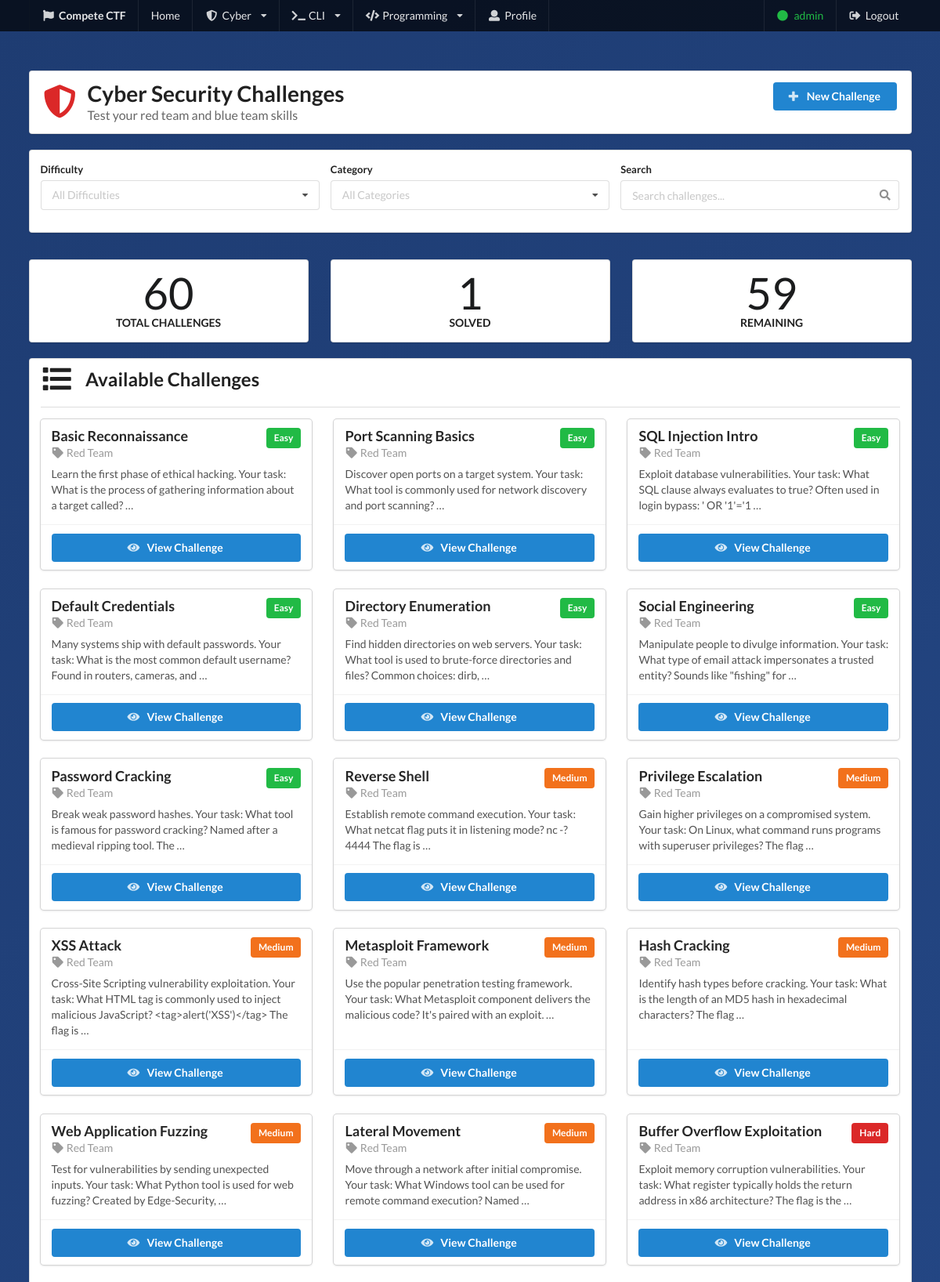
The page /cyber/challenges/ (signed in, upper part) on the database its author committed.
### cyber/models.py (models this page shows, shortened)
class NewCyberChallenge(models.Model):
    title = models.CharField(max_length=100)
    description = models.TextField()
    DIFFICULTY_LEVELS = [
        ('Easy', 'Easy'),
        ('Medium', 'Medium'),
        ('Hard', 'Hard'),
    ]
    difficulty = models.CharField(choices=DIFFICULTY_LEVELS, max_length=10, default='Easy')
    CATEGORY_CHOICES = [
        ('Red Team', 'Red Team'),
        ('Blue Team', 'Blue Team'),
        ('Miscellaneous', 'Miscellaneous'),
    ]
    category = models.CharField(choices=CATEGORY_CHOICES, max_length=20, default='Miscellaneous')
    flag = models.CharField(max_length=100)

### cyber/views.py (the view)
# urls.py: path('challenges/', views.challenge_list, name='cli_challenge_list'),
@login_required
def challenge_list(request):
    challenges = NewCyberChallenge.objects.all()
    total_challenges = challenges.count()
    solved_count = SolvedChallenge.objects.filter(
        user=request.user,
        challenge_type='cyber'
    ).count()
    remaining_count = total_challenges - solved_count
    return render(request, 'cyber/challenge_list.html', {
        'challenges': challenges,
        'total_challenges': total_challenges,
        'solved_count': solved_count,
        'remaining_count': remaining_count
    })

### cyber/templates/cyber/challenge_list.html (shortened to what this page needs)
{% extends 'base.html' %}
{% block content %}
<div class="ui container main-container">
    <div class="ui segment ctf-card">
        <div class="ui stackable grid">
            <div class="twelve wide column">
                <h1 class="ui header">
                    <i class="shield alternate icon red"></i>
                    <div class="content">
                        Cyber Security Challenges
                        <div class="sub header">Test your red team and blue team skills</div>
                    </div>
                </h1>
            </div>
            <div class="four wide column right aligned">
                {% if user.is_staff %}
                    <a href="{% url 'cyber_new_challenge' %}" class="ui primary button">
                        <i class="plus icon"></i>
                        New Challenge
                    </a>
                {% endif %}
            </div>
        </div>
    </div>
    <div class="ui segment ctf-card" style="margin-top: 20px;">
        <form class="ui form">
            <div class="three fields">
                <div class="field">
                    <label>Difficulty</label>
                    <select class="ui dropdown" id="difficultyFilter">
                        <option value="">All Difficulties</option>
                    </select>
                </div>
                <div class="field">
                    <label>Category</label>
                    <select class="ui dropdown" id="categoryFilter">
                        <option value="">All Categories</option>
                    </select>
                </div>
                <div class="field">
                    <label>Search</label>
                    <div class="ui icon input">
                        <input type="text" placeholder="Search challenges..." id="searchBox">
                    </div>
                </div>
            </div>
        </form>
    </div>
    <div class="ui three column stackable grid" style="margin-top: 20px;">
        <div class="column">
            <div class="ui segment ctf-card center aligned">
                <div class="ui statistic">
                    <div class="value">{{ total_challenges }}</div>
                    <div class="label">Total Challenges</div>
                </div>
            </div>
        </div>
        <div class="column">
            <div class="ui segment ctf-card center aligned">
                <div class="ui statistic">
                    <div class="value">{{ solved_count }}</div>
                    <div class="label">Solved</div>
                </div>
            </div>
        </div>
        <div class="column">
            <div class="ui segment ctf-card center aligned">
                <div class="ui statistic">
                    <div class="value">{{ remaining_count }}</div>
                    <div class="label">Remaining</div>
                </div>
            </div>
        </div>
    </div>
    <div class="ui segment ctf-card" style="margin-top: 20px;">
        <h2 class="ui header">
            <i class="list icon"></i>
            Available Challenges
        </h2>
        <div class="ui divider"></div>
        {% if challenges %}
            <div class="ui three stackable cards">
                {% for challenge in challenges %}
                <div class="card challenge-card" data-difficulty="{{ challenge.difficulty }}" data-category="{{ challenge.category }}">
                    <div class="content">
                        <div class="header">
                            {{ challenge.title }}
                            <div class="ui right floated">
                                {% if challenge.difficulty == 'Easy' %}
                                    <span class="ui green label">{{ challenge.difficulty }}</span>
                                {% elif challenge.difficulty == 'Medium' %}
                                    <span class="ui orange label">{{ challenge.difficulty }}</span>
                                {% else %}
                                    <span class="ui red label">{{ challenge.difficulty }}</span>
                                {% endif %}
                            </div>
                        </div>
                        <div class="meta">
                            <i class="tag icon"></i>
                            {{ challenge.category }}
                        </div>
                        <div class="description">
                            {{ challenge.description|truncatewords:20 }}
                        </div>
                    </div>
                    <div class="extra content">
                        <div class="ui two buttons">
                            <a href="{% url 'cyber_challenge_detail' challenge.id %}" class="ui primary button">
                                <i class="eye icon"></i>
                                View Challenge
                            </a>
                        </div>
                    </div>
                </div>
                {% endfor %}
            </div>
        {% endif %}
    </div>
</div>
{% endblock %}

### website/templates/base.html (shortened to what this page needs)
<!DOCTYPE html>
<html lang="en">
<head>
    <link rel="stylesheet" href="https://cdn.jsdelivr.net/npm/semantic-ui@2.4.2/dist/semantic.min.css">
</head>
<body>
    <div class="ui inverted menu main-nav">
        <div class="ui container">
            <a href="{% url 'home' %}" class="header item">
                <i class="flag icon"></i>
                Compete CTF
            </a>
            <a href="{% url 'home' %}" class="item">Home</a>
            <div class="ui dropdown item">
                <i class="shield alternate icon"></i> Cyber
                <i class="dropdown icon"></i>
            </div>
            <div class="ui dropdown item">
                <i class="terminal icon"></i> CLI
                <i class="dropdown icon"></i>
            </div>
            <div class="ui dropdown item">
                <i class="code icon"></i> Programming
                <i class="dropdown icon"></i>
            </div>
            {% if user.is_authenticated %}
                <a href="{% url 'profile' %}" class="item">
                    <i class="user icon"></i> Profile
                </a>
                <div class="right menu">
                    <div class="item">
                        <span style="color: #21ba45;">
                            <i class="circle icon"></i> {{ user.username }}
                        </span>
                    </div>
                    <a href="{% url 'logout' %}" class="item">
                        <i class="sign out icon"></i> Logout
                    </a>
                </div>
            {% endif %}
        </div>
    </div>
    {% block content %}{% endblock %}
</body>
</html>

### website/templates/base.html (style rules this page uses)
body { background: linear-gradient(135deg, #1e3c72 0%, #2a5298 100%); min-height: 100vh; }
.main-nav { background: rgba(0, 0, 0, 0.7) !important; border-radius: 0 !important; border: none !important; margin: 0 !important; }
.main-container { margin-top: 50px; margin-bottom: 50px; }
.ctf-card { background: rgba(255, 255, 255, 0.95); box-shadow: 0 10px 30px rgba(0, 0, 0, 0.3); }
.challenge-card { transition: transform 0.3s; }

### rows shown on the page
NewCyberChallenge: title "Basic Reconnaissance", difficulty "Easy", category "Red Team", description "Learn the first phase of ethical hacking. Your task: What is the process of gathering information about a target called? …"
NewCyberChallenge: title "Port Scanning Basics", difficulty "Easy", category "Red Team", description "Discover open ports on a target system. Your task: What tool is commonly used for network discovery and port scanning? …"
NewCyberChallenge: title "SQL Injection Intro", difficulty "Easy", category "Red Team", description "Exploit database vulnerabilities. Your task: What SQL clause always evaluates to true? Often used in login bypass: ' OR '1'='1 …"
NewCyberChallenge: title "Default Credentials", difficulty "Easy", category "Red Team", description "Many systems ship with default passwords. Your task: What is the most common default username? Found in routers, cameras, and …"
NewCyberChallenge: title "Directory Enumeration", difficulty "Easy", category "Red Team", description "Find hidden directories on web servers. Your task: What tool is used to brute-force directories and files? Common choices: dirb, …"
NewCyberChallenge: title "Social Engineering", difficulty "Easy", category "Red Team", description "Manipulate people to divulge information. Your task: What type of email attack impersonates a trusted entity? Sounds like \"fishing\" for …"
NewCyberChallenge: title "Password Cracking", difficulty "Easy", category "Red Team", description "Break weak password hashes. Your task: What tool is famous for password cracking? Named after a medieval ripping tool. The …"
NewCyberChallenge: title "Reverse Shell", difficulty "Medium", category "Red Team", description "Establish remote command execution. Your task: What netcat flag puts it in listening mode? nc -? 4444 The flag is …"
NewCyberChallenge: title "Privilege Escalation", difficulty "Medium", category "Red Team", description "Gain higher privileges on a compromised system. Your task: On Linux, what command runs programs with superuser privileges? The flag …"
NewCyberChallenge: title "XSS Attack", difficulty "Medium", category "Red Team", description "Cross-Site Scripting vulnerability exploitation. Your task: What HTML tag is commonly used to inject malicious JavaScript? <tag>alert('XSS')</tag> The flag is …"
NewCyberChallenge: title "Metasploit Framework", difficulty "Medium", category "Red Team", description "Use the popular penetration testing framework. Your task: What Metasploit component delivers the malicious code? It's paired with an exploit. …"
NewCyberChallenge: title "Hash Cracking", difficulty "Medium", category "Red Team", description "Identify hash types before cracking. Your task: What is the length of an MD5 hash in hexadecimal characters? The flag …"
NewCyberChallenge: title "Web Application Fuzzing", difficulty "Medium", category "Red Team", description "Test for vulnerabilities by sending unexpected inputs. Your task: What Python tool is used for web fuzzing? Created by Edge-Security, …"
NewCyberChallenge: title "Lateral Movement", difficulty "Medium", category "Red Team", description "Move through a network after initial compromise. Your task: What Windows tool can be used for remote command execution? Named …"
NewCyberChallenge: title "Buffer Overflow Exploitation", difficulty "Hard", category "Red Team", description "Exploit memory corruption vulnerabilities. Your task: What register typically holds the return address in x86 architecture? The flag is the …"

### other values the page prints
{{ user.username }} "admin"
{{ total_challenges }} "60"
{{ solved_count }} "1"
{{ remaining_count }} "59"
